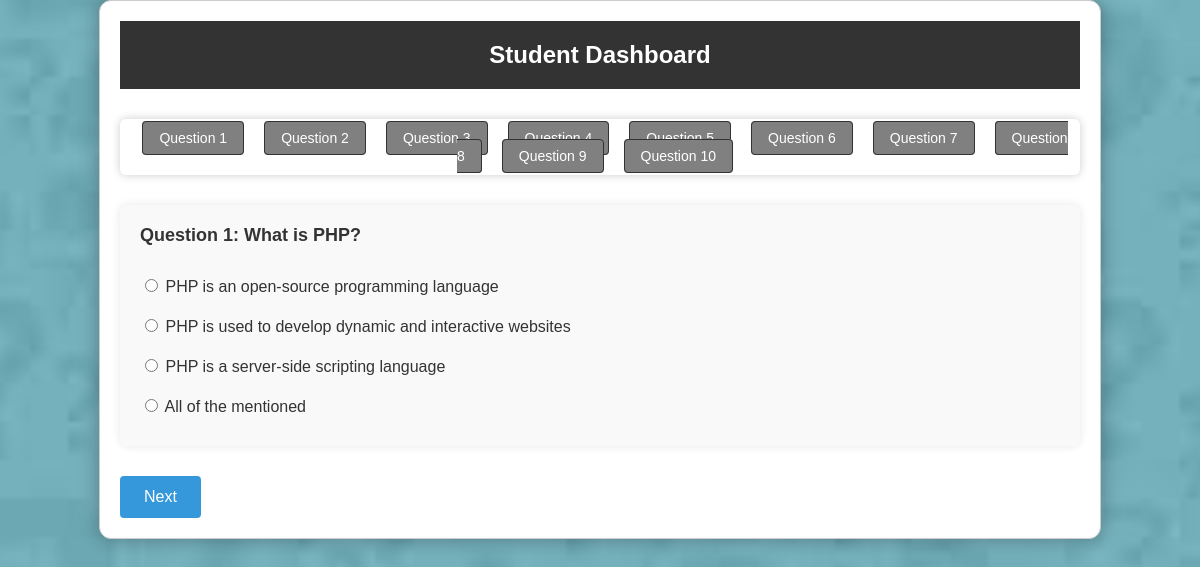
Page /take_quiz.php?sub_id=1 on the committed database.
### tables this page shows
CREATE TABLE IF NOT EXISTS `quiz_questions` (
  `id` int(11) NOT NULL AUTO_INCREMENT,
  `sub_id` int(11) DEFAULT NULL,
  `question_text` varchar(255) NOT NULL,
  `option_1` varchar(255) NOT NULL,
  `option_2` varchar(255) NOT NULL,
  `option_3` varchar(255) NOT NULL,
  `option_4` varchar(255) NOT NULL,
  `correct_option` int(11) NOT NULL,
  PRIMARY KEY (`id`)
);

### take_quiz.php (the view, shortened to what this page needs)
<?php
$servername = 'localhost';
$username = 'root';
$password = '';
$database = 'login';
$conn = new mysqli($servername, $username, $password, $database);
function getAnswer($questionId) {
    return isset($_COOKIE['answers'][$questionId]) ? $_COOKIE['answers'][$questionId] : '';
}
function isAnswered($questionId) {
    return isset($_COOKIE['answers'][$questionId]);
}
?>
<!DOCTYPE html>
<html lang="en">
<head>
</head>
<body>
    <div class="quiz-container">
        <h1>Student Dashboard</h1>
        <?php
        if (isset($_GET['sub_id'])) {
            $sub_id = intval($_GET['sub_id']);
            $subject_query = "SELECT * FROM subjects WHERE sub_id = ?";
            $stmt = $conn->prepare($subject_query);
            $stmt->bind_param("i", $sub_id);
            if (!$stmt->execute()) {
                die('Error executing statement: ' . $stmt->error);
            }
            $subject_result = $stmt->get_result();
            if ($subject_result->num_rows > 0) {
                $query = "SELECT * FROM quiz_questions WHERE sub_id = ?";
                $stmt = $conn->prepare($query);
                $stmt->bind_param("i", $sub_id);
                if (!$stmt->execute()) {
                    die('Error executing statement: ' . $stmt->error);
                }
                $result = $stmt->get_result();
                if ($result->num_rows > 0) {
                    $questions = $result->fetch_all(MYSQLI_ASSOC);
                    $totalQuestions = count($questions);
                    if (isset($_POST['currentQuestion'])) {
                        $currentQuestion = $_POST['currentQuestion'];
                    } else {
                        $currentQuestion = 0;
                    }
                    ?>
                    <div id="question-navigation">
                        <ul>
                            <?php
                            for ($i = 0; $i < $totalQuestions; $i++) {
                                $questionNumber = $i + 1;
                                $linkClass = ($i === $currentQuestion) ? 'current-question' : '';
                                $questionId = $questions[$i]['id'];
                                if (isAnswered($questionId)) {
                                    $linkClass .= ' answered-question';
                                } else {
                                    $linkClass .= ' unanswered-question';
                                }
                                echo "<li><a href='#' class='$linkClass' onclick='goToQuestion($i)'>Question $questionNumber</a></li>";
                            }
                            ?>
                        </ul>
                    </div>
                    <form method="POST" action="take_quiz.php?sub_id=<?php echo $sub_id; ?>">
                        <div class="question-options">
                            <p class="question-text"><?php echo "Question " . ($currentQuestion + 1) . ": " . $questions[$currentQuestion]['question_text']; ?></p>
                            <div class="option-label">
                                <input type="radio" name="question_<?php echo $questions[$currentQuestion]['id']; ?>" value="1" <?php echo (getAnswer($questions[$currentQuestion]['id']) == '1') ? 'checked' : ''; ?>>
                                <label for="question_<?php echo $questions[$currentQuestion]['id']; ?>_1"><?php echo $questions[$currentQuestion]['option_1']; ?></label>
                            </div>
                            <div class="option-label">
                                <input type="radio" name="question_<?php echo $questions[$currentQuestion]['id']; ?>" value="2" <?php echo (getAnswer($questions[$currentQuestion]['id']) == '2') ? 'checked' : ''; ?>>
                                <label for="question_<?php echo $questions[$currentQuestion]['id']; ?>_2"><?php echo $questions[$currentQuestion]['option_2']; ?></label>
                            </div>
                            <div class="option-label">
                                <input type="radio" name="question_<?php echo $questions[$currentQuestion]['id']; ?>" value="3" <?php echo (getAnswer($questions[$currentQuestion]['id']) == '3') ? 'checked' : ''; ?>>
                                <label for="question_<?php echo $questions[$currentQuestion]['id']; ?>_3"><?php echo $questions[$currentQuestion]['option_3']; ?></label>
                            </div>
                            <div class="option-label">
                                <input type="radio" name="question_<?php echo $questions[$currentQuestion]['id']; ?>" value="4" <?php echo (getAnswer($questions[$currentQuestion]['id']) == '4') ? 'checked' : ''; ?>>
                                <label for="question_<?php echo $questions[$currentQuestion]['id']; ?>_4"><?php echo $questions[$currentQuestion]['option_4']; ?></label>
                            </div>
                        </div>
                        <div class="button-container">
                            <?php if ($currentQuestion < $totalQuestions - 1): ?>
                                <input type="submit" name="next" value="Next">
                            <?php else: ?>
                                <input type="submit" name="submit" value="Submit Quiz">
                            <?php endif; ?>
                        </div>
                    </form>
                    <?php
                } else {
                    echo "No questions found for the specified sub_id.";
                }
            } else {
                echo "Invalid sub_id. Please provide a valid subject ID.";
            }
        } else {
            echo "Please provide a valid sub_id parameter in the URL.";
        }
        ?>
    </div>
</body>
</html>

### take_quiz.php (style rules this page uses)
body, h1, p { margin: 0; padding: 0; }
body { background-image: url('./img/1.jpg'); background-size: cover; background-position: center; background-color: #f2f2f2; height: 100vh; margin: 0; position: relative; font-family: Arial, sans-serif; color: #333; }
h1 { background-color: #333; color: white; text-align: center; padding: 20px; margin: 0; font-size: 24px; }
.quiz-container { width: 80%; margin: 0 auto; background-color: #fff; border: 1px solid #ccc; padding: 20px; box-shadow: 0 0 20px rgba(0, 0, 0, 0.3); border-radius: 12px; transition: transform 0.3s ease-in-out; }
.question-text { font-weight: bold; margin-bottom: 20px; font-size: 18px; }
.option-label { display: block; margin: 10px 0; font-size: 16px; }
input[type="radio"] { border: 1px solid #333; padding: 8px; }
.button-container { display: flex; justify-content: space-between; align-items: center; margin-top: 30px; }
.button-container input[type="submit"] { padding: 12px 24px; background-color: #3498db; color: white; border: none; border-radius: 4px; cursor: pointer; font-size: 16px; transition: background-color 0.3s, transform 0.2s ease-in-out; }
.question-options { display: flex; flex-direction: column; background-color: #f9f9f9; padding: 20px; border-radius: 8px; box-shadow: 0 0 10px rgba(0, 0, 0, 0.1); }
#question-navigation { margin: 30px 0; text-align: center; }
#question-navigation ul { background-color: #fff; border-radius: 6px; box-shadow: 0 0 10px rgba(0, 0, 0, 0.2); padding: 10px; }
#question-navigation li { display: inline; margin: 0 10px; }
#question-navigation a { text-decoration: none; padding: 8px 16px; border: 1px solid #333; border-radius: 4px; color: #333; font-size: 14px; transition: background-color 0.3s, color 0.3s; }
#question-navigation a.current-question { background-color: #333; color: white; }
#question-navigation a.unanswered-question { background-color: grey; color: white; }

### rows in the picture
quiz_questions: questionNumber "1", question_text "What is PHP?", option_1 "PHP is an open-source programming language", option_2 "PHP is used to develop dynamic and interactive websites", option_3 "PHP is a server-side scripting language", option_4 "All of the mentioned"
quiz_questions: questionNumber "2"
quiz_questions: questionNumber "3"
quiz_questions: questionNumber "4"
quiz_questions: questionNumber "5"
quiz_questions: questionNumber "6"
quiz_questions: questionNumber "7"
quiz_questions: questionNumber "8"
quiz_questions: questionNumber "9"
quiz_questions: questionNumber "10"

### other values in the picture
$currentQuestion + 1 "1"
